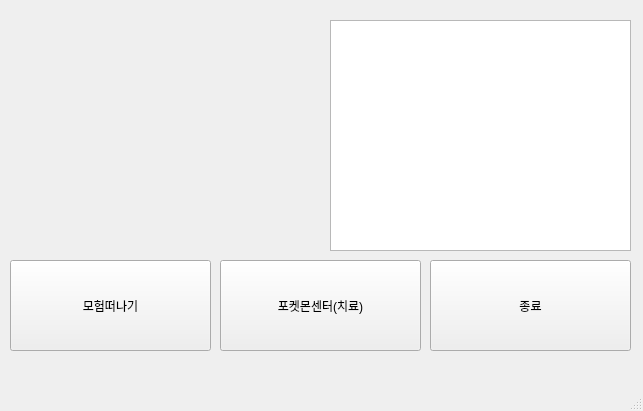
<?xml version="1.0" encoding="UTF-8"?>
<ui version="4.0">
 <class>MainWindow</class>
 <widget class="QMainWindow" name="MainWindow">
  <property name="geometry">
   <rect>
    <x>0</x>
    <y>0</y>
    <width>643</width>
    <height>411</height>
   </rect>
  </property>
  <property name="windowTitle">
   <string>MainWindow</string>
  </property>
  <widget class="QWidget" name="centralwidget">
   <widget class="QTextBrowser" name="poket_info">
    <property name="geometry">
     <rect>
      <x>330</x>
      <y>20</y>
      <width>301</width>
      <height>231</height>
     </rect>
    </property>
    <property name="font">
     <font>
      <family>맑은 고딕</family>
      <pointsize>10</pointsize>
     </font>
    </property>
   </widget>
   <widget class="QPushButton" name="go_fight">
    <property name="geometry">
     <rect>
      <x>10</x>
      <y>260</y>
      <width>201</width>
      <height>91</height>
     </rect>
    </property>
    <property name="text">
     <string>모험떠나기</string>
    </property>
   </widget>
   <widget class="QPushButton" name="go_heal">
    <property name="geometry">
     <rect>
      <x>220</x>
      <y>260</y>
      <width>201</width>
      <height>91</height>
     </rect>
    </property>
    <property name="text">
     <string>포켓몬센터(치료)</string>
    </property>
   </widget>
   <widget class="QPushButton" name="pushButton_3">
    <property name="geometry">
     <rect>
      <x>430</x>
      <y>260</y>
      <width>201</width>
      <height>91</height>
     </rect>
    </property>
    <property name="text">
     <string>종료</string>
    </property>
   </widget>
   <widget class="QLabel" name="poket">
    <property name="geometry">
     <rect>
      <x>29</x>
      <y>10</y>
      <width>281</width>
      <height>241</height>
     </rect>
    </property>
    <property name="text">
     <string/>
    </property>
   </widget>
  </widget>
  <widget class="QMenuBar" name="menubar">
   <property name="geometry">
    <rect>
     <x>0</x>
     <y>0</y>
     <width>643</width>
     <height>21</height>
    </rect>
   </property>
  </widget>
  <widget class="QStatusBar" name="statusbar"/>
 </widget>
 <resources/>
 <connections/>
</ui>
